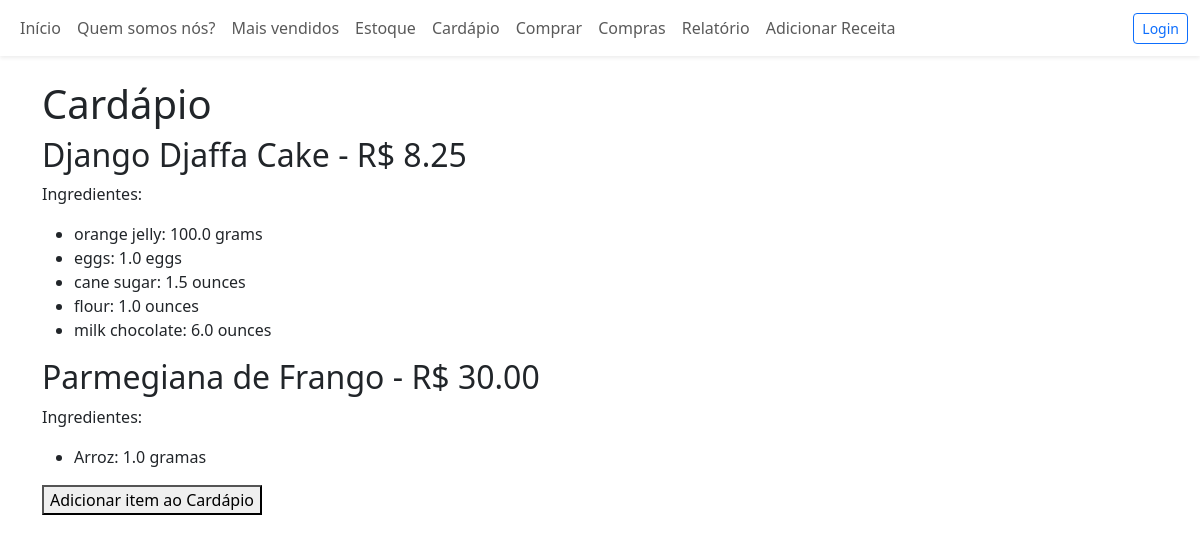
Page /inventory/menu/ on the earlier database version.
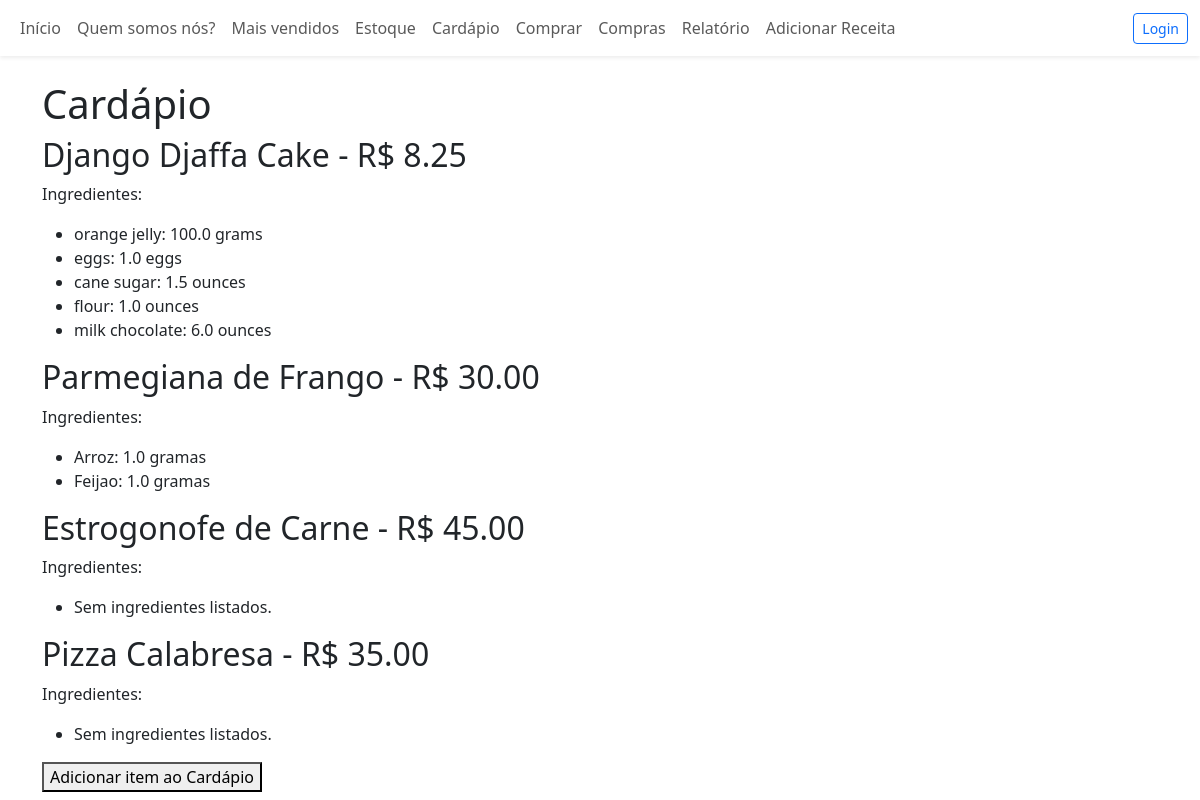
Same page on the later database version.
### inventory/models.py (models this page shows, shortened)
class MenuItem(models.Model):
    title = models.CharField(max_length=100, unique=True)
    price = models.DecimalField(max_digits=8, decimal_places=2)
    image = models.ImageField(upload_to='menu/', null=True, blank=True)

class RecipeRequirement(models.Model):
    menu_item = models.ForeignKey(MenuItem, on_delete=models.CASCADE, related_name='requirements')
    ingredient = models.ForeignKey(Ingredient, on_delete=models.CASCADE)
    quantity = models.FloatField(help_text="Quantidade necessária do ingrediente")

class Ingredient(models.Model):
    name = models.CharField(max_length=100, unique=True)
    quantity = models.FloatField(help_text="Quantidade disponível em estoque")
    unit = models.CharField(max_length=20, help_text="Ex: gramas, litros, unidades")
    price_per_unit = models.DecimalField(max_digits=8, decimal_places=2)

### inventory/views.py (the view)
# urls.py: path('menu/', MenuItemListView.as_view(), name='menu'),
class MenuItemListView(ListView):
    model = MenuItem
    template_name = 'inventory/menu.html'
    context_object_name = 'menu_items'
    def get_queryset(self):
        return MenuItem.objects.prefetch_related('requirements__ingredient')
    def get_context_data(self, **kwargs):
        context = super().get_context_data(**kwargs)
        context['destaque_items'] = self.get_queryset()
        context['menu_items'] = self.get_queryset()
        return context

### inventory/templates/inventory/menu.html (shortened to what this page needs)
{% extends "inventory/base.html" %}
{% block content %}
  <h1>Cardápio</h1>
  {% for item in menu_items %}
    <h2>{{ item.title }} - R$ {{ item.price|floatformat:2 }}</h2>
    <p>Ingredientes:</p>
    <ul>
      {% for req in item.requirements.all %}
        <li>{{ req.ingredient.name }}: {{ req.quantity }} {{ req.ingredient.unit }}</li>
      {% empty %}
        <li>Sem ingredientes listados.</li>
      {% endfor %}
    </ul>
  {% empty %}
    <p>Não há itens no cardápio.</p>
  {% endfor %}
   <a href="{% url 'inventory:menuitem-add' %}"><button>Adicionar item ao Cardápio</button></a>
{% endblock %}

### inventory/templates/inventory/base.html (shortened to what this page needs)
{% load static %}
<!DOCTYPE html>
<html lang="pt-BR">
<head>
  <link href="https://cdn.jsdelivr.net/npm/bootstrap@5.3.3/dist/css/bootstrap.min.css" rel="stylesheet">
</head>
<body>
  <nav class="navbar navbar-expand-lg navbar-light bg-white mb-4 shadow-sm">
  <div class="container-fluid">
    <div class="collapse navbar-collapse">
      <ul class="navbar-nav me-auto mb-2 mb-lg-0">
        <li class="nav-item"><a class="nav-link" href="#intro">Início</a></li>
        <li class="nav-item"><a class="nav-link" href="#quemsomos">Quem somos nós?</a></li>
        <li class="nav-item"><a class="nav-link" href="#bestsellers">Mais vendidos</a></li>
        <li class="nav-item"><a class="nav-link" href="{% url 'inventory:ingredients' %}">Estoque</a></li>
        <li class="nav-item"><a class="nav-link" href="{% url 'inventory:menu' %}">Cardápio</a></li>
        <li class="nav-item"><a class="nav-link" href="{% url 'inventory:purchase-add' %}">Comprar</a></li>
        <li class="nav-item"><a class="nav-link" href="{% url 'inventory:purchases' %}">Compras</a></li>
        <li class="nav-item"><a class="nav-link" href="{% url 'inventory:dashboard' %}">Relatório</a></li>
        <li class="nav-item"><a class="nav-link" href="{% url 'inventory:reciperequirement-add' %}">Adicionar Receita</a></li>
      </ul>
      <div class="d-flex align-items-center ms-auto">
        {% if user.is_authenticated %}
          <span class="me-2 fw-bold text-dark">Olá, {{ user.username }}</span>
          <form method="POST" action="{% url 'inventory:logout' %}">
            {% csrf_token %}
            <button class="btn btn-outline-danger btn-sm" type="submit">Logout</button>
          </form>
        {% else %}
          <a href="{% url 'inventory:login' %}" class="btn btn-outline-primary btn-sm">Login</a>
        {% endif %}
      </div>
    </div>
  </div>
</nav>
  <div class="container">
    {% block content %}
    {% endblock %}
  </div>
</body>
</html>

Differences in the rows shown:
added RecipeRequirement: ingredient.name "Feijao", quantity "1.0", ingredient.unit "gramas", shown under MenuItem "Parmegiana de Frango"
added MenuItem: title "Estrogonofe de Carne", price "45.00"
added MenuItem: title "Pizza Calabresa", price "35.00"
